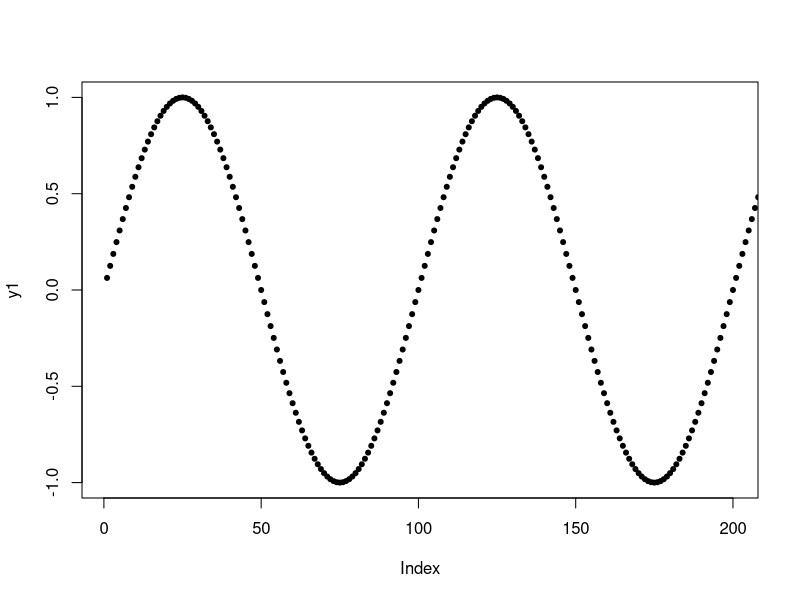
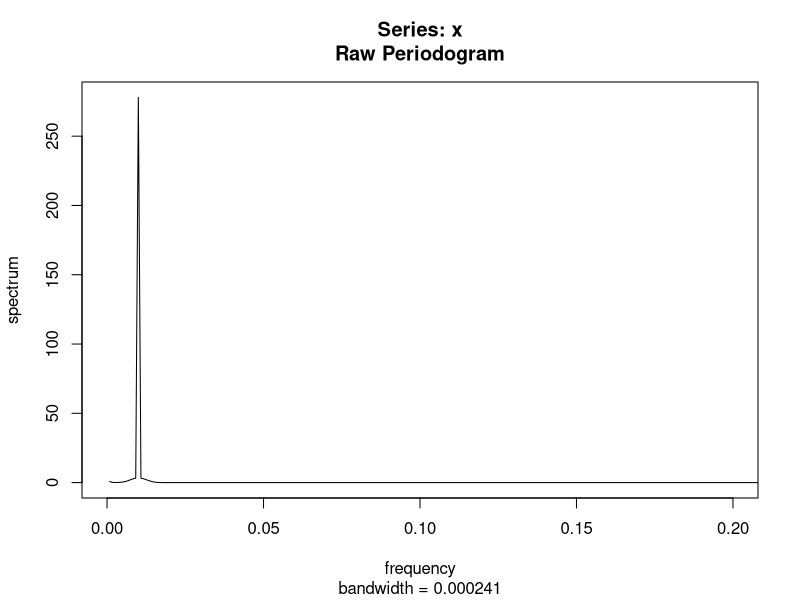
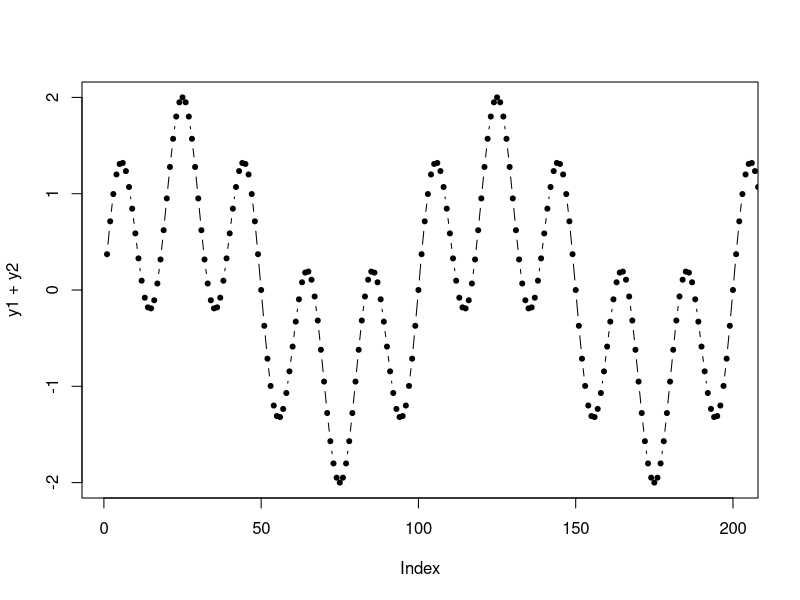
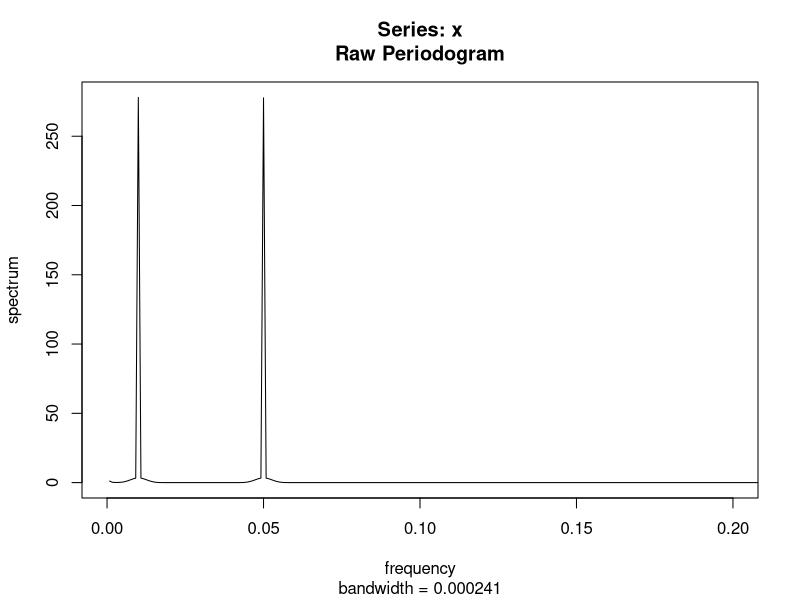
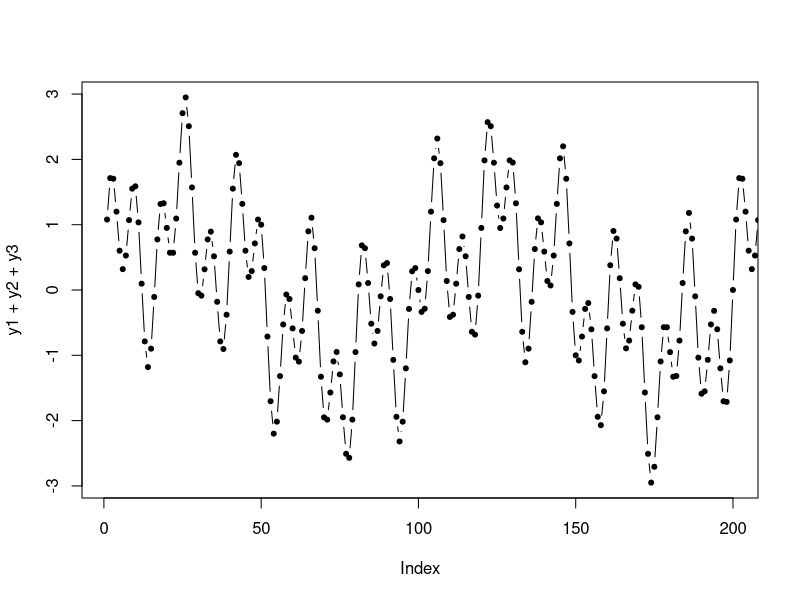
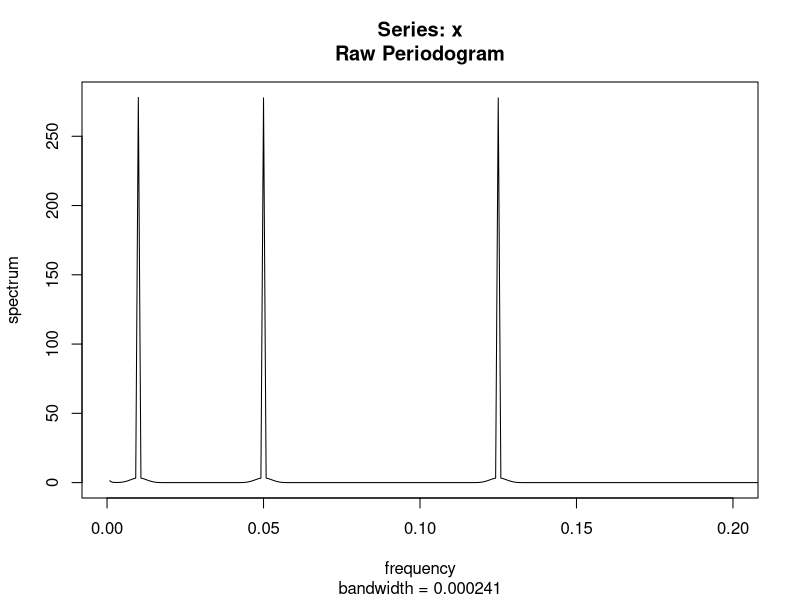
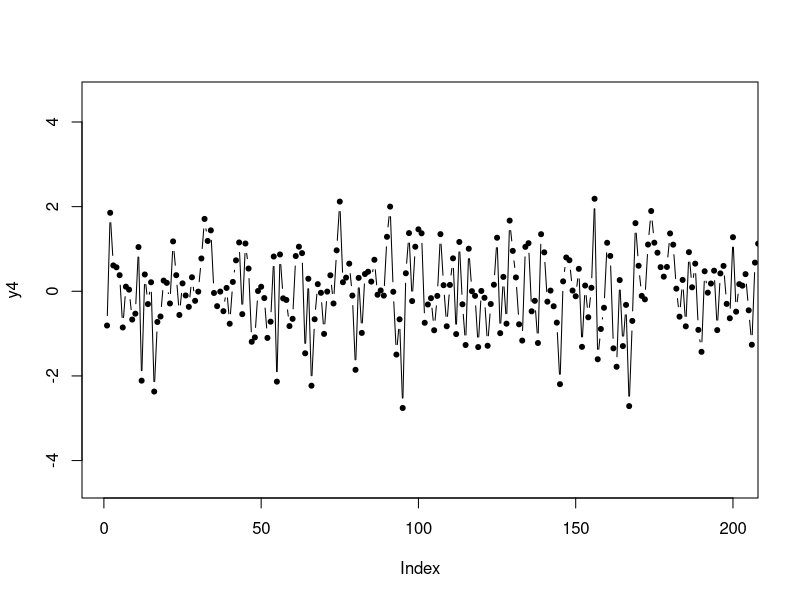
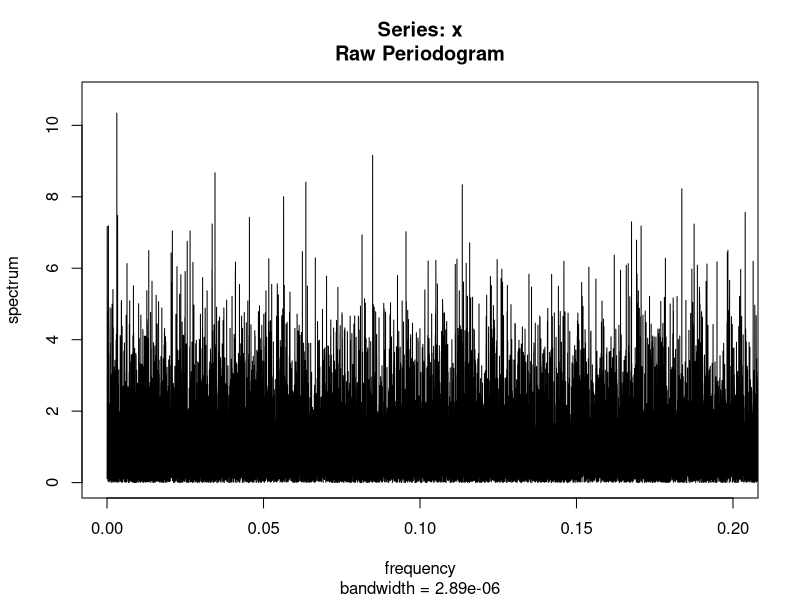

Here is the R script that generated these plots, in order:
## ---- chunk 1
#| code-fold: true
#| fig-cap: 'Single waveform viewed in the time domain and the frequency domain'
y1 <- sin((1:1200)*2*pi/100)
plot(y1,type='b',pch=20,xlim=c(1,200))
spectrum(y1,log='no',xlim=c(0,0.2))
## ---- chunk 2
#| code-fold: true
#| fig-cap: 'Double waveform viewed in the time domain and the frequency domain'
y2 <- sin((1:1200)*2*pi/20)
plot(y1+y2,type='b',pch=20,xlim=c(1,200))
spectrum(y1+y2,log='no',xlim=c(0,0.2))
## ---- chunk 3
#| code-fold: true
#| fig-cap: 'Treble waveform viewed in the time domain and the frequency domain'
y3 <- sin((1:1200)*2*pi/8)
plot(y1+y2+y3,type='b',pch=20,xlim=c(1,200))
spectrum(y1+y2+y3,log='no',xlim=c(0,0.2))
## ---- chunk 4
#| code-fold: true
#| fig-cap: 'Standard normal data viewed in the time domain and the frequency domain'
y4 <- rnorm(100000)
plot(y4,type='b',pch=20,xlim=c(1,200))
spectrum(y4,log='no',xlim=c(0,0.2))
